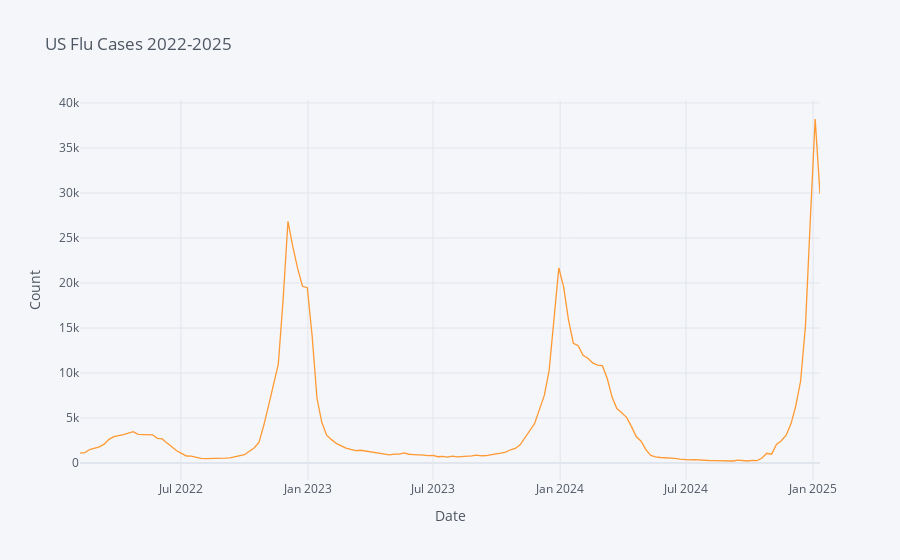

Notebook code cell kept with this figure:
### Code cell
updated_df.iplot(xTitle = "Date", yTitle = "Count", title = "US Flu Cases 2022-2025")

### Figure 1 — Plotly figure (JSON) as saved in the notebook; plotly's stock layout.template omitted (floating-point values rounded to 4 significant figures; data arrays with more than 128 entries replaced by an {"elided": "..."} marker saying what was removed)
{"data": [{"line": {"color": "rgba(255, 153, 51, 1.0)", "dash": "solid", "shape": "linear", "width": 1.3}, "mode": "lines", "name": "value", "text": "", "type": "scatter", "x": {"elided": "154 str values"}, "y": {"elided": "154 int values"}}], "layout": {"legend": {"bgcolor": "#F5F6F9", "font": {"color": "#4D5663"}}, "paper_bgcolor": "#F5F6F9", "plot_bgcolor": "#F5F6F9", "title": {"font": {"color": "#4D5663"}, "text": "US Flu Cases 2022-2025"}, "xaxis": {"gridcolor": "#E1E5ED", "showgrid": true, "tickfont": {"color": "#4D5663"}, "title": {"font": {"color": "#4D5663"}, "text": "Date"}, "zerolinecolor": "#E1E5ED"}, "yaxis": {"gridcolor": "#E1E5ED", "showgrid": true, "tickfont": {"color": "#4D5663"}, "title": {"font": {"color": "#4D5663"}, "text": "Count"}, "zerolinecolor": "#E1E5ED"}}}
